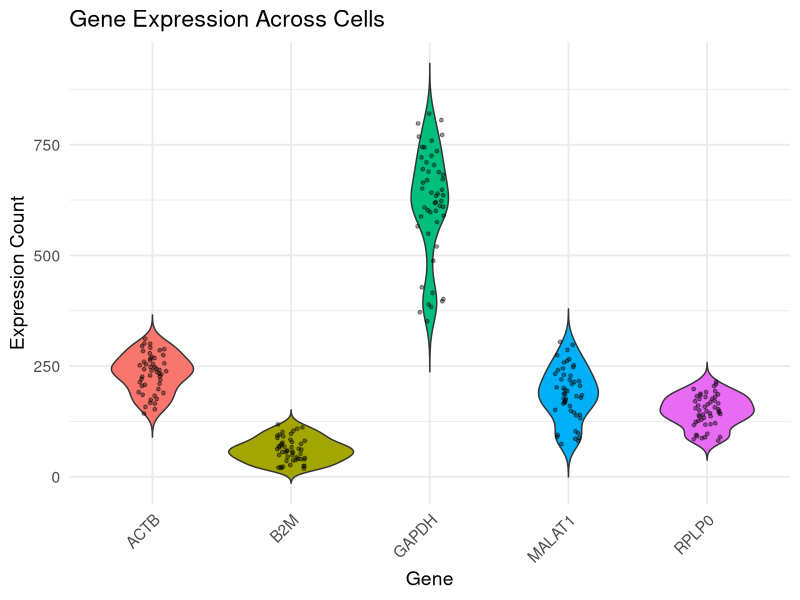

Generate this figure with R:
library(ggplot2)
library(tidyr)

# Load gene expression data
df <- read.csv("inst/extdata/tiny_gene_counts.csv", check.names = FALSE)

# Pivot to long format for ggplot: gene_id | cell | count
long_df <- pivot_longer(df, -gene_id, names_to = "cell", values_to = "count")

# Violin plot of gene expression across cells
p <- ggplot(long_df, aes(x = gene_id, y = count, fill = gene_id)) +
  geom_violin(trim = FALSE, show.legend = FALSE) +
  geom_jitter(width = 0.1, alpha = 0.4, size = 1, show.legend = FALSE) +
  labs(title = "Gene Expression Across Cells",
       x = "Gene", y = "Expression Count") +
  theme_minimal(base_size = 14) +
  theme(axis.text.x = element_text(angle = 45, hjust = 1))

print(p)
